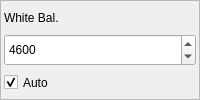
                      <widget class="QFrame" name="frme_cap_white_5">
                       <property name="sizePolicy">
                        <sizepolicy hsizetype="Ignored" vsizetype="Preferred">
                         <horstretch>0</horstretch>
                         <verstretch>0</verstretch>
                        </sizepolicy>
                       </property>
                       <property name="layoutDirection">
                        <enum>Qt::LeftToRight</enum>
                       </property>
                       <property name="frameShape">
                        <enum>QFrame::StyledPanel</enum>
                       </property>
                       <property name="frameShadow">
                        <enum>QFrame::Plain</enum>
                       </property>
                       <layout class="QVBoxLayout" name="layout_vrt_frme_cap_white_5">
                        <property name="spacing">
                         <number>0</number>
                        </property>
                        <property name="leftMargin">
                         <number>3</number>
                        </property>
                        <property name="topMargin">
                         <number>0</number>
                        </property>
                        <property name="rightMargin">
                         <number>3</number>
                        </property>
                        <property name="bottomMargin">
                         <number>0</number>
                        </property>
                        <item>
                         <widget class="QLabel" name="lbl_static_white_5">
                          <property name="sizePolicy">
                           <sizepolicy hsizetype="Ignored" vsizetype="Preferred">
                            <horstretch>0</horstretch>
                            <verstretch>0</verstretch>
                           </sizepolicy>
                          </property>
                          <property name="text">
                           <string>White Bal.</string>
                          </property>
                         </widget>
                        </item>
                        <item>
                         <widget class="QSpinBox" name="spbx_cap_white_5">
                          <property name="sizePolicy">
                           <sizepolicy hsizetype="Ignored" vsizetype="Preferred">
                            <horstretch>0</horstretch>
                            <verstretch>0</verstretch>
                           </sizepolicy>
                          </property>
                          <property name="maximum">
                           <number>10000</number>
                          </property>
                          <property name="singleStep">
                           <number>10</number>
                          </property>
                          <property name="value">
                           <number>4600</number>
                          </property>
                         </widget>
                        </item>
                        <item>
                         <widget class="QCheckBox" name="chbx_cap_autowhite_5">
                          <property name="sizePolicy">
                           <sizepolicy hsizetype="Ignored" vsizetype="Preferred">
                            <horstretch>0</horstretch>
                            <verstretch>0</verstretch>
                           </sizepolicy>
                          </property>
                          <property name="layoutDirection">
                           <enum>Qt::LeftToRight</enum>
                          </property>
                          <property name="text">
                           <string>Auto</string>
                          </property>
                          <property name="checked">
                           <bool>true</bool>
                          </property>
                         </widget>
                        </item>
                       </layout>
                      </widget>
